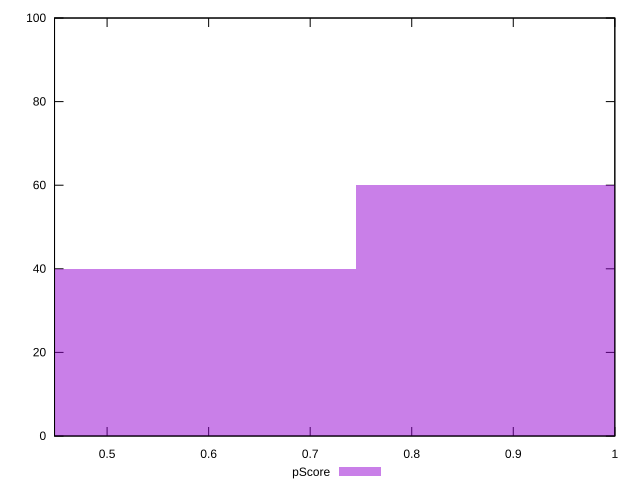

Generate this figure with gnuplot:
reset

$pScore <<EOF
0.4965930199545672 40
0.9931860399091345 60
EOF

set key outside below
set boxwidth 0.4965930199545672
set xrange [0.44823529411764707:1]
set yrange [0:100]
set trange [0:100]
set style fill transparent solid 0.5 noborder
set terminal svg size 640, 490 enhanced background rgb 'white'
set output "reports/report_00027_2021-02-24T12-40-31.850Z/uses-http2/samples/astro/pScore/histogram.svg"

plot $pScore title "pScore" with boxes

reset
